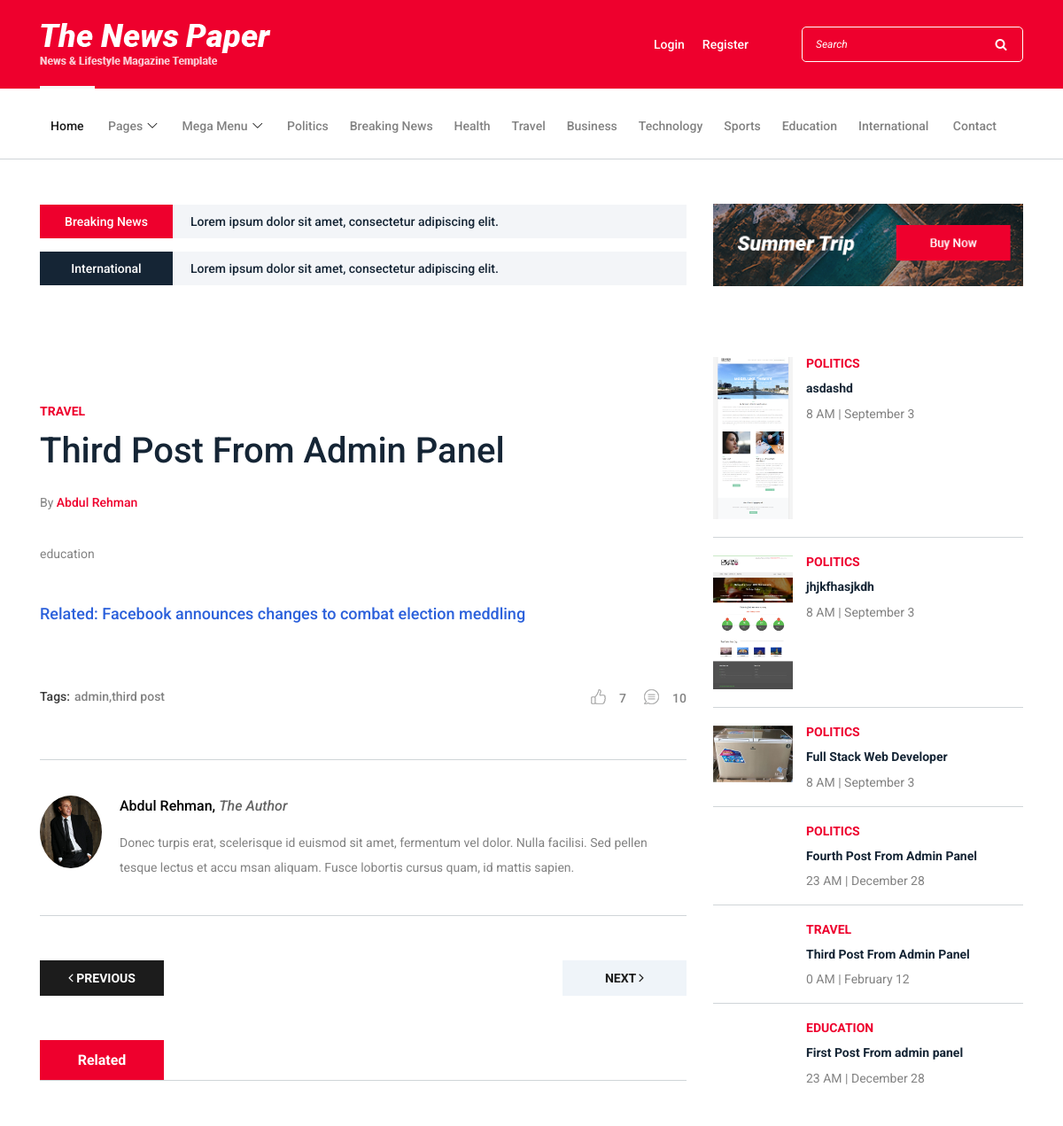
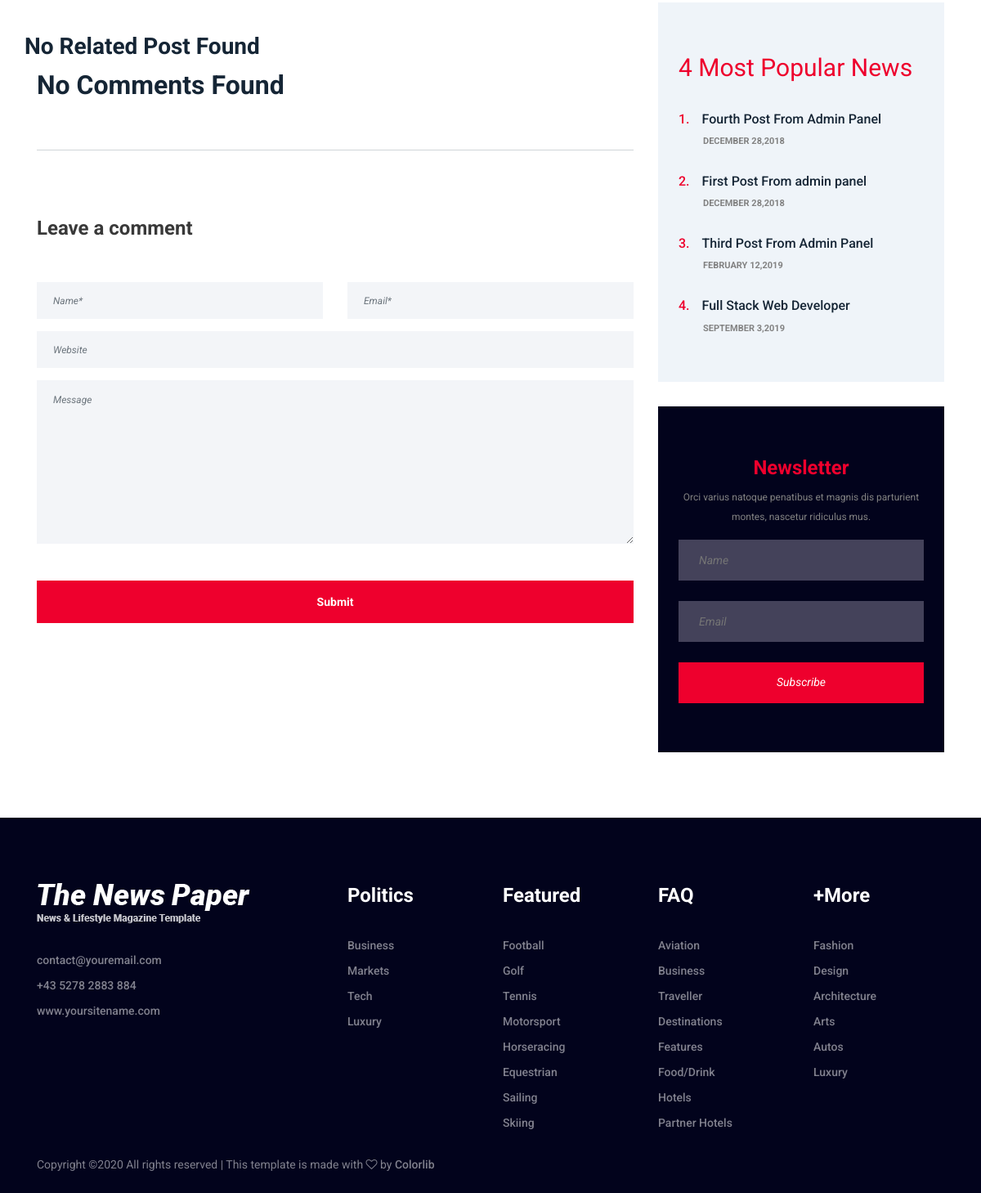
The page /single-post?post_id=47 on the database its author committed (2 pictures, top to bottom).
### tables this page shows
CREATE TABLE `categories` (
  `id` int(11) NOT NULL,
  `category` varchar(255) NOT NULL,
  `parent_id` int(11) DEFAULT '0'
);

CREATE TABLE `posts` (
  `id` int(11) NOT NULL,
  `image` varchar(255) NOT NULL,
  `category` varchar(255) DEFAULT NULL,
  `title` varchar(255) NOT NULL,
  `author` varchar(255) NOT NULL,
  `post_data` text NOT NULL,
  `tags` varchar(255) NOT NULL,
  `author_image` varchar(255) DEFAULT 'None',
  `date` int(11) NOT NULL,
  `status` varchar(255) NOT NULL,
  `views` int(11) DEFAULT NULL
);

### single-post.php (the view, shortened to what the rows shown need)
<?php
    require_once 'inc/head.php';
    if(isset($_GET['post_id'])){
        $post_id = $_GET['post_id'];
        $update = "UPDATE posts SET views = views+1 WHERE id = '$post_id'";
        mysqli_query($conn,$update);
    }
    else{
        header('location:index.php');
    }
?>
<body>
    <header class="header-area">
        <?php
            require_once 'inc/navbar.php';
        ?>
    </header>
    <div class="blog-area section-padding-0-80">
        <div class="container">
            <div class="row">
                <div class="col-12 col-lg-8">
                    <div class="blog-posts-area">
                        <?php
                            $query2 = "SELECT * FROM posts WHERE status = 'publish' AND id = '$post_id' LIMIT 1";
                            $res2 = mysqli_query($conn,$query2);
                            $count3 = mysqli_num_rows($res2);
                            if ($count3 > 0){
                                $row = mysqli_fetch_array($res2);
                                $id = $row['id'];
                                $image = $row['image'];
                                $title = $row['title'];
                                $category = $row['category'];
                                $sql1 = "SELECT * FROM categories WHERE category ='$category'";
                                $res3 = mysqli_query($conn,$sql1);
                                $row3 = mysqli_fetch_array($res3);
                                $cat_id1 = $row3['id'];
                                $post_data = $row['post_data'];
                                $tags = $row['tags'];
                                $author = ucwords($row['author']);
                                $author_image = $row['author_image'];
                                $views = $row['views'];
                        ?>
                        <div class="single-blog-post featured-post single-post">
                            <div class="post-thumb">
                                <a href="single-post?post_id=<?= $id;?>"><img src="img/bg-img/<?= $image;?>" alt=""></a>
                            </div>
                            <div class="post-data">
                                <a href="catagories-post?cat_id=<?= $cat_id1;?>" class="post-catagory"><?= $category;?></a>
                                <a href="single-post?post_id=<?= $id;?>" class="post-title">
                                    <h6><?= $title;?></h6>
                                </a>
                                <div class="post-meta">
                                    <p class="post-author">By <a href="#"><?= $author;?></a></p>
                                    <p><?= $post_data;?></p>
                                    <a href="#" class="related--post">Related: Facebook announces changes to combat election meddling</a>
                                    <div class="newspaper-post-like d-flex align-items-center justify-content-between">
                                        <div class="newspaper-tags d-flex">
                                            <span>Tags:</span>
                                            <ul class="d-flex">
                                                <li><a href="#"><?= $tags;?></a></li>
                                            </ul>
                                        </div>
                                        <div class="d-flex align-items-center post-like--comments">
                                            <a href="#" class="post-like"><img src="img/core-img/like.png" alt=""> <span><?= $views;?></span></a>
                                            <a href="#" class="post-comment"><img src="img/core-img/chat.png" alt=""> <span>10</span></a>
                                        </div>
                                    </div>
                                </div>
                            </div>
                        </div>
                        <div class="blog-post-author d-flex">
                            <div class="author-thumbnail">
                                <img src="img/users/<?= $author_image;?>" alt="">
                            </div>
                            <div class="author-info">
                                <a href="#" class="author-name"><?= $author;?>, <span>The Author</span></a>
                                <p>Donec turpis erat, scelerisque id euismod sit amet, fermentum vel dolor. Nulla facilisi. Sed pellen tesque lectus et accu msan aliquam. Fusce lobortis cursus quam, id mattis sapien.</p>
                            </div>
                        </div>
                        <?php
                            }
                            else{
                                echo "No Such Post Found";
                            }
                        ?>
                        <div class="comment_area clearfix">
                            <?php
                                $sql = "SELECT * FROM comments WHERE post_id = '$post_id' AND status = 'approved' ORDER BY id DESC LIMIT 10";
                                $res3 = mysqli_query($conn,$sql);
                                $count4 = mysqli_num_rows($res3);
                                if($count4 > 0){
                                    echo '<h5 class="title">'.$count4.' Latest Comments</h5>';
                                    while($row1 = mysqli_fetch_array($res3)){
                                        $comment_author = $row1['name'];
                                        $comment_author_image = $row1['image'];
                                        $comment_date = getdate($row1['date']);
                                        $comment_day = $comment_date['mday'];
                                        $comment_month = substr($comment_date['month'],0,3);
                                        $comment_year = $comment_date['year'];
                                        $comment_data = $row1['message'];
                            ?>
                            <ol>
                                <li class="single_comment_area">
                                    <div class="comment-content d-flex">
                                        <div class="comment-author">
                                            <img src="img/bg-img/<?= $comment_author_image;?>" alt="Author Image">
                                        </div>
                                        <div class="comment-meta">
                                            <a href="#" class="post-author"><?= $comment_author;?></a>
                                            <a href="#" class="post-date"><?= $comment_month.' '.$comment_day.','.$comment_year;?></a>
                                            <p><?= $comment_data;?></p>
                                        </div>
                                    </div>
                                </li>
                            </ol>
                            <?php
                                    }
                                }
                                else{
                                    echo '<h2>No Comments Found</h2>';
                                }
                            ?>
                        </div>
                    </div>
                </div>
                <div class="col-12 col-lg-4">
                    <div class="blog-sidebar-area">
                        <div class="latest-posts-widget mb-50">
                            <?php
                                require_once 'inc/sidebar.php';
                            ?>
                        </div>
                        <?php
                            require_once 'inc/4-most-popular-posts.php';
                        ?>
                    </div>
                </div>
            </div>
        </div>
    </div>
    <?php
        require_once 'inc/scripts.php';
    ?>

### inc/navbar.php (shortened to what the rows shown need)
<div class="newspaper-main-menu" id="stickyMenu">
    <div class="classy-nav-container breakpoint-off">
        <div class="container">
            <nav class="classy-navbar justify-content-between" id="newspaperNav">
                <div class="classy-menu">
                    <div class="classynav">
                        <ul>
                            <?php
                                $query = "SELECT * FROM categories LIMIT 9";
                                $res = mysqli_query($conn,$query);
                                $count = mysqli_num_rows($res);
                                if($count > 0){
                                    while($row = mysqli_fetch_array($res)){
                                        $id = $row['id'];
                                        $category = $row['category'];
                                        echo "<li><a href='catagories-post?cat_id=".$id." '>$category</a></li>";
                                    }
                                }
                                else{
                                    echo 'Nothing is here';
                                }
                            ?>
                        </ul>
                    </div>
                </div>
            </nav>
        </div>
    </div>
</div>

### inc/sidebar.php
<?php
    $query = "SELECT * FROM posts WHERE status = 'publish' ORDER BY id DESC LIMIT 6";
    $res = mysqli_query($conn,$query);
    $count = mysqli_num_rows($res);
    if($count > 0){
        while($row = mysqli_fetch_array($res)){
            $id = $row['id'];
            $image = $row['image'];
            $title = $row['title'];
            $category = $row['category'];
            $sql2 = "SELECT * FROM categories WHERE category ='$category'";
            $res4 = mysqli_query($conn,$sql2);
            $row5 = mysqli_fetch_array($res4);
            $cat_id = $row5['id'];
            $date = getdate($row['date']);
            $hour = $date['hours'];
            $month = $date['month'];
            $day = $date['mday'];
?>
<div class="single-blog-post small-featured-post d-flex">
    <div class="post-thumb">
        <a href="single-post?post_id=<?= $id;?>"><img src="img/bg-img/<?= $image;?>" alt=""></a>
    </div>
    <div class="post-data">
        <a href="catagories-post?cat_id=<?= $cat_id;?>" class="post-catagory"><?= $category;?></a>
        <div class="post-meta">
            <a href="single-post?post_id=<?= $id;?>" class="post-title">
                <h6><?= $title;?></h6>
            </a>
            <p class="post-date"><span><?= $hour;?> AM</span> | <span><?= $month.' '.$day;?></span></p>
        </div>
    </div>
</div>
<?php
        }
    }
?>

### inc/4-most-popular-posts.php (shortened to what the rows shown need)
<div class="popular-news-widget mb-30">
    <?php
    $query = "SELECT * FROM posts WHERE status = 'publish' ORDER BY views DESC LIMIT 4";
    $res = mysqli_query($conn,$query);
    $count = mysqli_num_rows($res);
    $count2 = 1;
    if($count > 0){
        while($row = mysqli_fetch_array($res)){
            $id = $row['id'];
            $title = $row['title'];
            $date = getdate($row['date']);
            $day = $date['mday'];
            $month = $date['month'];
            $year = $date['year'];
            ?>
            <div class="single-popular-post">
                <a href="single-post?post_id=<?= $id;?>">
                    <h6><span><?= $count2;?>.</span> <?= $title;?></h6>
                </a>
                <p><?= $month.' '.$day.','.$year;?></p>
            </div>
            <?php
            $count2++;
        }
    }
    ?>
</div>

### rows shown on the page
categories: category "Politics"
categories: category "Breaking News"
categories: category "Health"
categories: category "Travel"
categories: category "Business"
categories: category "Technology"
categories: category "Sports"
categories: category "Education"
categories: category "International"
posts: category "TRAVEL", title "Third Post From Admin Panel", author "Abdul Rehman", post_data "education", tags "admin,third post", views "7", author_image (picture), date "0", date "February", date "12", date "FEBRUARY", date "2019"
posts: image (picture), category "POLITICS", title "asdashd", date "8", date "September", date "3"
posts: image (picture), category "POLITICS", title "jhjkfhasjkdh", date "8", date "September", date "3"
posts: image (picture), category "POLITICS", title "Full Stack Web Developer", date "8", date "September", date "3", date "SEPTEMBER", date "2019"
posts: category "POLITICS", title "Fourth Post From Admin Panel", date "23", date "December", date "28", date "DECEMBER", date "2018"
posts: category "EDUCATION", title "First Post From admin panel", date "23", date "December", date "28", date "DECEMBER", date "2018"
